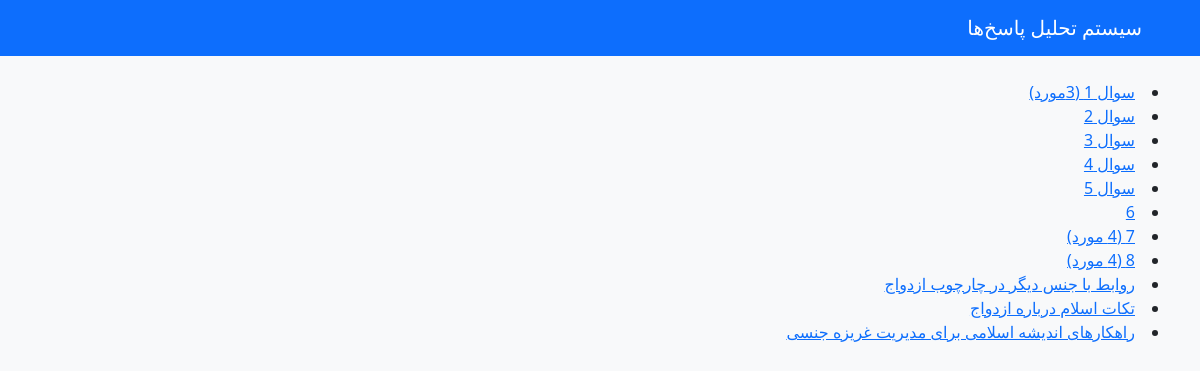
/, run on an earlier commit of the app's database.
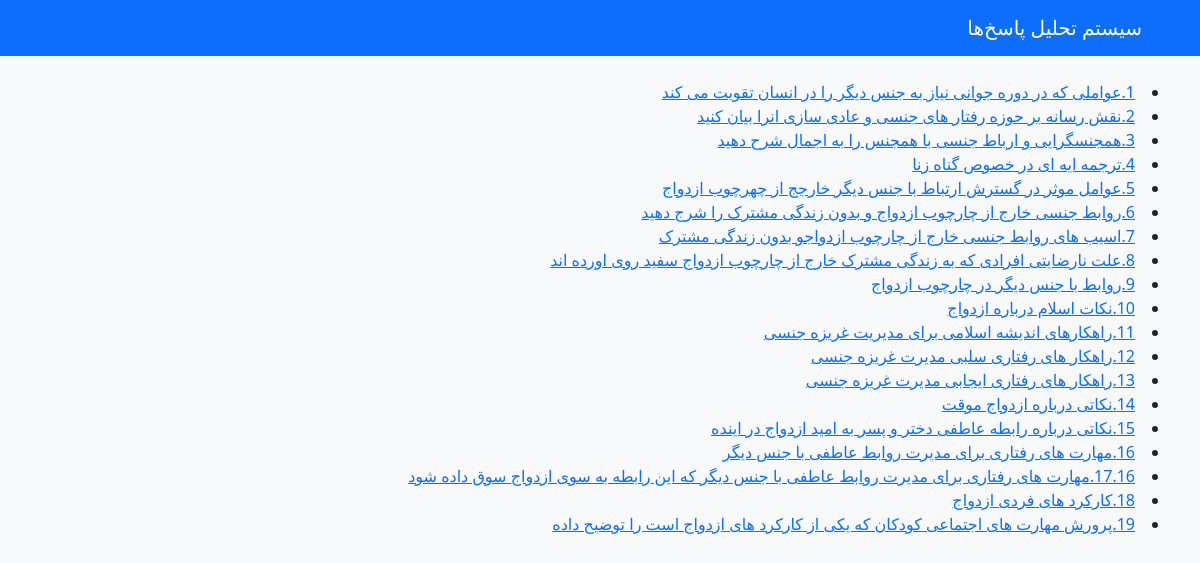
And on a later commit of the database.
### origin/models.py (models this page shows, shortened)
class Question(models.Model):
    title = models.CharField(max_length=200)
    keywords = models.TextField(help_text="کلمات کلیدی را با کاما جدا کنید")
    catagory=models.ManyToManyField(Catagory,related_name='questions',blank=True,null=True)

### origin/views.py (the view)
# urls.py: path('', views.Question_List.as_view(), name='Question_List'),
class Question_List(ListView):
    template_name = 'question_list.html'
    queryset=Question.objects.all()

### templates/question_list.html
{% extends 'base.html' %}
{% block content %}
    <div>
        {% for question in object_list %}
            <li><a href="{% url 'answer' question.id %}" target="_blank">{{question.title}}</a></li>
        {% endfor %}
    </div>
{% endblock content %}

### templates/base.html (shortened to what this page needs)
<!DOCTYPE html>
<html lang="fa" dir="rtl">
<head>
    <link href="https://cdn.jsdelivr.net/npm/bootstrap@5.3.0/dist/css/bootstrap.min.css" rel="stylesheet">
    <link href="https://cdn.jsdelivr.net/npm/bootstrap-icons@1.10.0/font/bootstrap-icons.css" rel="stylesheet">
</head>
<body>
    <nav class="navbar navbar-expand-lg navbar-dark bg-primary">
        <div class="container">
            <a class="navbar-brand" href="#">سیستم تحلیل پاسخ‌ها</a>
        </div>
    </nav>
    <div class="container py-4">
        {% block content %}{% endblock %}
    </div>
</body>
</html>

### templates/base.html (style rules this page uses)
body { background-color: #f8f9fa; font-family: 'Segoe UI', Tahoma, Geneva, Verdana, sans-serif; }

What changed in the data, as far as the page shows it:
changed Question: title "سوال 1 (3مورد)" → "1.عواملی که در دوره جوانی نیاز به جنس دیگر را در انسان تقویت می کند"
changed Question: title "سوال 2" → "2.نقش رسانه بر حوزه رفتار های جنسی و عادی سازی انرا بیان کنید"
changed Question: title "سوال 3" → "3.همجنسگرایی و ارباط جنسی با همجنس را به اجمال شرح دهید"
changed Question: title "سوال 4" → "4.ترجمه ایه ای در خصوص گناه زنا"
changed Question: title "سوال 5" → "5.عوامل موثر در گسترش ارتباط با جنس دیگر خارجج از چهرچوب ازدواج"
changed Question: title "6" → "6.روابط جنسی خارج از چارچوب ازدواج و بدون زندگی مشترک را شرج دهید"
changed Question: title "7 (4 مورد)" → "7.اسیب های روابط جنسی خارج از چارچوب ازدواجو بدون زندگی مشترک"
changed Question: title "8 (4 مورد)" → "8.علت نارضایتی افرادی که به زندگی مشترک خارج از چارچوب ازدواج سفید روی اورده اند"
changed Question: title "روابط با جنس دیگر در چارچوب ازدواج" → "9.روابط با جنس دیگر در چارچوب ازدواج"
changed Question: title "تکات اسلام درباره ازدواج" → "10.نکات اسلام درباره ازدواج"
changed Question: title "راهکارهای اندیشه اسلامی برای مدیریت غریزه جنسی" → "11.راهکارهای اندیشه اسلامی برای مدیریت غریزه جنسی"
added Question: title "12.راهکار های رفتاری سلبی مدیرت غریزه جنسی"
added Question: title "13.راهکار های رفتاری ایجابی مدیرت غریزه جنسی"
added Question: title "14.نکاتی درباره ازدواج موقت"
added Question: title "15.نکاتی درباره رابطه عاطفی دختر و پسر به امید ازدواج در اینده"
added Question: title "16.مهارت های رفتاری برای مدیرت روابط عاطفی با جنس دیگر"
added Question: title "17.16.مهارت های رفتاری برای مدیرت روابط عاطفی با جنس دیگر که این رابطه به سوی ازدواج سوق داده شود"
added Question: title "18.کارکرد های فردی ازدواج"
added Question: title "19.پرورش مهارت های اجتماعی کودکان که یکی از کارکرد های ازدواج است را توضیح داده"
